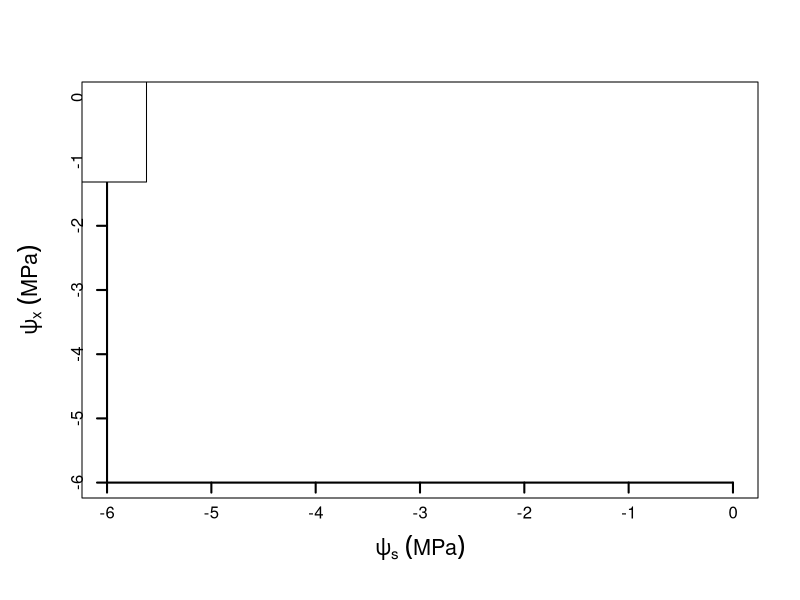

Write the R code that produced this figure. (Note: this script raises an error after producing the figure.)
#
#source("Functions.r")
#
## Parameterization
#ca <- 400
#k <- 0.05
#MAP <- 1000
#LAI <- 1
#Vcmax <- 50
#cp <- 30
#Km <- 703
#Rd <- 1
#a <- 1.6
#nZ <- 0.5
#p <- 43200
#l <- 1.8e-5
#VPD <- 0.02
#pe <- -1.58*10^-3
#b <- 4.38
#kxmax <- 5
#c <- 2.64
#d <- 3.54
#h3 <- 10
#h <- l*a*LAI/nZ*p
#h2 <- l*LAI/nZ*p/1000
#gamma <- 1/((MAP/365/k)/1000)*nZ
#
## Figure
#Cols <- c("blue", "red", "forestgreen")
#windows(8, 6)
#par(mgp=c(2.2, 1, 0), xaxs="i", yaxs="i", lwd=2, mar=c(3.5, 3.5, 1, 3.5), mfrow=c(1, 1))

# Sensitivity analysis
SA <- c(1, 25, 100)

# px
plot(0, 0,
     type="n", xaxt="n", yaxt="n", xlab=NA, ylab=NA,
     xlim=c(-6, 0), ylim=c(-6, 0), cex.lab=1.3)

axis(1, xlim=c(-6, 0), pos=-6, lwd=2)
mtext(expression(psi[s]~(MPa)),side=1,line=2.3, cex=1.3)
axis(2, ylim=c(-6, 0), pos=-6, lwd=2)
mtext(expression(psi[x]~(MPa)),side=2,line=1.8, cex=1.3)

legend("topleft", legend=SA, col=Cols, pch=19, title=expression(italic(h[3])))
text(-6*0.05/8*6, 95, "a", cex=1.5)

for(i in 1:length(SA)){
  h3 <- SA[i]
  wL <- uniroot(ESSBf, c(0.12, 1), tol=.Machine$double.eps)$root
  psL <- psf(wL)
  curve(ESSpxpsf, psL, pe, col=Cols[i], add=T)
}

# PLC
par(new=TRUE)
f1 <- Vectorize(function(ps)ESSPLCpsf(ps)*100)

plot(0, 0,
     type="n", xaxt="n", yaxt="n", xlab=NA, ylab=NA,
     xlim=c(-6, 0), ylim=c(0, 100), cex.lab=1.3)

axis(4, ylim=c(0, 100), pos=0, lwd=2)
mtext("PLC (%)", side=4,line=2.1, cex=1.3)

for(i in 1:length(SA)){
  h3 <- SA[i]
  wL <- uniroot(ESSBf, c(0.12, 1), tol=.Machine$double.eps)$root
  psL <- psf(wL)
  curve(f1, psL, pe, col=Cols[i], lty=2, add=T)
}

box()
